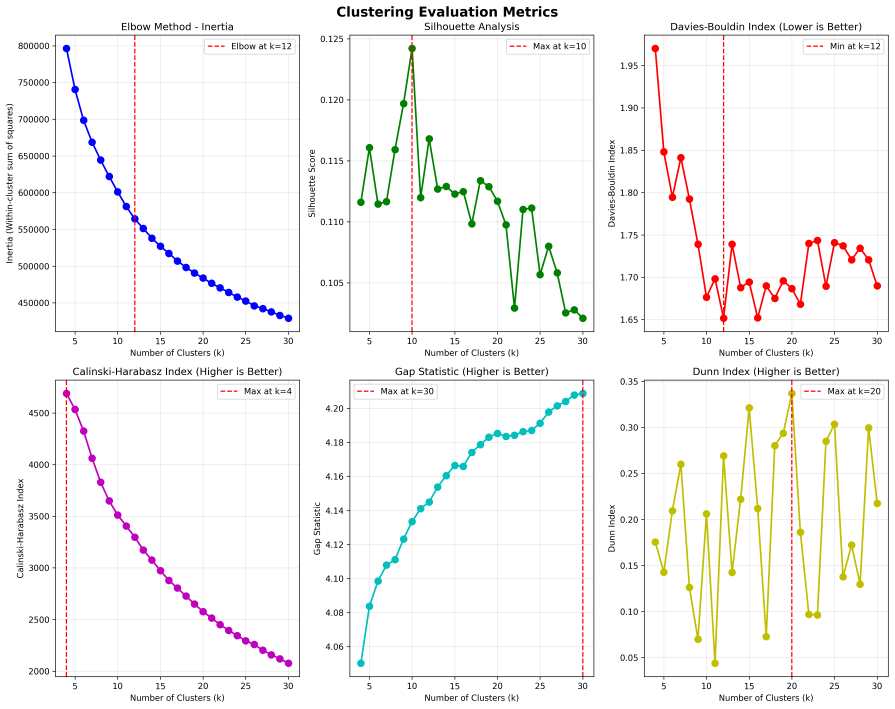
#> input picture shape_processing/complex_low/clustering_evaluation.png, 4471 x 3543 px (shown at 1/5 size); its folder holds only this picture in this run
$ python -i FloorplanCategorizer.py   (imports and definitions only)
#> lines starting #> are read from the running program, lines starting #| are printed output that depends on the picture; after the words box and inside, x2 and y2 are one past the last pixel; in counts of white or black regions, pixels touching at a corner belong together
import cv2
import numpy as np
from sklearn.cluster import KMeans
from sklearn.preprocessing import StandardScaler
from sklearn.decomposition import PCA
import matplotlib.pyplot as plt
from scipy.spatial.distance import pdist, squareform
from scipy.cluster.hierarchy import dendrogram, linkage
import pandas as pd
import os
import glob
from pathlib import Path
from sklearn.metrics import silhouette_score, davies_bouldin_score, calinski_harabasz_score
from sklearn.metrics import adjusted_rand_score, normalized_mutual_info_score
import seaborn as sns
from pathlib import Path

try:
    from kneed import KneeLocator
    KNEED_AVAILABLE = True
except ImportError:
    KNEED_AVAILABLE = False
    print("Note: 'kneed' package not available. Install with 'pip install kneed' for automatic elbow detection.")


class FloorplanCategorizer:
    def __init__(self):
        self.living_room_color = (0xEE, 0xE8, 0xAA)  # RGB values
        self.entrance_color = (255, 0, 0)  # Red for entrance

    def extract_features(self, image):
        """Extract comprehensive features from floorplan image"""
        # Convert to RGB if needed
        if len(image.shape) == 3:
            image_rgb = cv2.cvtColor(image, cv2.COLOR_BGR2RGB)
        else:
            image_rgb = image

        # 1. OVERALL SHAPE FEATURES
        shape_features = self._extract_shape_features(image_rgb)

        # 2. LIVING ROOM FEATURES
        living_features = self._extract_living_room_features(image_rgb)

        # 3. ENTRANCE FEATURES
        entrance_features = self._extract_entrance_features(image_rgb)

        return np.concatenate([shape_features, living_features, entrance_features])

    def _extract_shape_features(self, image):
        """Extract overall shape characteristics"""
        # Create binary mask for the overall floorplan
        gray = cv2.cvtColor(image, cv2.COLOR_RGB2GRAY)
        _, binary = cv2.threshold(gray, 240, 255, cv2.THRESH_BINARY_INV)

        # Find main contour
        contours, _ = cv2.findContours(binary, cv2.RETR_EXTERNAL, cv2.CHAIN_APPROX_SIMPLE)
        main_contour = max(contours, key=cv2.contourArea)

        # Calculate shape features
        area = cv2.contourArea(main_contour)
        perimeter = cv2.arcLength(main_contour, True)

        # Hu moments (7 invariant moments)
        moments = cv2.moments(main_contour)
        hu_moments = cv2.HuMoments(moments).flatten()

        # Bounding rectangle
        x, y, w, h = cv2.boundingRect(main_contour)
        aspect_ratio = w / h

        # Convexity and solidity
        hull = cv2.convexHull(main_contour)
        hull_area = cv2.contourArea(hull)
        convexity = area / hull_area if hull_area > 0 else 0

        # Rectangularity
        rect_area = w * h
        rectangularity = area / rect_area if rect_area > 0 else 0

        # Compactness
        compactness = (perimeter ** 2) / area if area > 0 else 0

        return np.array([
            area, perimeter, aspect_ratio, convexity,
            rectangularity, compactness, *hu_moments
        ])

    def _extract_living_room_features(self, image):
        """Extract living room specific features"""
        # Create mask for living room color
        living_mask = np.all(image == self.living_room_color, axis=-1)

        if not np.any(living_mask):
            return np.zeros(8)  # Return zeros if no living room found

        # Find living room contours
        contours, _ = cv2.findContours(living_mask.astype(np.uint8),
                                     cv2.RETR_EXTERNAL, cv2.CHAIN_APPROX_SIMPLE)

        if not contours:
            return np.zeros(8)

        # Get largest living room area (in case of multiple)
        living_contour = max(contours, key=cv2.contourArea)

        # Living room area and shape
        living_area = cv2.contourArea(living_contour)
        living_perimeter = cv2.arcLength(living_contour, True)

        # Total plan area
        gray = cv2.cvtColor(image, cv2.COLOR_RGB2GRAY)
        _, binary = cv2.threshold(gray, 240, 255, cv2.THRESH_BINARY_INV)
        total_area = np.sum(binary > 0)

        # Relative size
        area_ratio = living_area / total_area if total_area > 0 else 0

        # Living room centroid
        M = cv2.moments(living_contour)
        if M['m00'] != 0:
            living_cx = M['m10'] / M['m00']
            living_cy = M['m01'] / M['m00']
        else:
            living_cx = living_cy = 0

        # Overall plan centroid
        plan_contours, _ = cv2.findContours(binary, cv2.RETR_EXTERNAL, cv2.CHAIN_APPROX_SIMPLE)
        if plan_contours:
            plan_contour = max(plan_contours, key=cv2.contourArea)
            plan_M = cv2.moments(plan_contour)
            if plan_M['m00'] != 0:
                plan_cx = plan_M['m10'] / plan_M['m00']
                plan_cy = plan_M['m01'] / plan_M['m00']
            else:
                plan_cx = plan_cy = 128  # Default to center
        else:
            plan_cx = plan_cy = 128

        # Relative position (normalized)
        rel_pos_x = (living_cx - plan_cx) / 128
        rel_pos_y = (living_cy - plan_cy) / 128

        # Living room compactness
        living_compactness = (living_perimeter ** 2) / living_area if living_area > 0 else 0

        # Bounding box aspect ratio
        x, y, w, h = cv2.boundingRect(living_contour)
        living_aspect_ratio = w / h if h > 0 else 1

        return np.array([
            area_ratio, rel_pos_x, rel_pos_y, living_compactness,
            living_aspect_ratio, living_area, living_perimeter,
            living_cx / 256, living_cy / 256  # Normalized position
        ])

    def _extract_entrance_features(self, image):
        """Extract entrance location features"""
        # Find red pixels (entrance)
        entrance_mask = np.all(image == self.entrance_color, axis=-1)

        if not np.any(entrance_mask):
            return np.zeros(6)  # Return zeros if no entrance found

        # Find entrance centroid
        entrance_points = np.where(entrance_mask)
        entrance_cx = np.mean(entrance_points[1])
        entrance_cy = np.mean(entrance_points[0])

        # Normalize entrance position
        norm_entrance_x = entrance_cx / 256
        norm_entrance_y = entrance_cy / 256

        # Determine which wall/side (rough approximation)
        # 0: top, 1: right, 2: bottom, 3: left
        distances_to_edges = [
            entrance_cy,  # distance to top
            256 - entrance_cx,  # distance to right
            256 - entrance_cy,  # distance to bottom
            entrance_cx  # distance to left
        ]
        closest_wall = np.argmin(distances_to_edges)

        # Distance from corners
        corners = [(0, 0), (255, 0), (255, 255), (0, 255)]
        min_corner_dist = min([
            np.sqrt((entrance_cx - cx)**2 + (entrance_cy - cy)**2)
            for cx, cy in corners
        ]) / 256  # Normalize

        return np.array([
            norm_entrance_x, norm_entrance_y, closest_wall,
            min_corner_dist, entrance_cx, entrance_cy
        ])

    # [611 lines left out: functions process_directory_to_csv, _get_feature_column_names, load_features_from_csv, categorize_from_csv, categorize_floorplans, analyze_clusters and 7 more, not called in this run]

>>> import cv2
>>> picture = cv2.imread('clustering_evaluation.png')
#> picture is the input picture: shape (3543, 4471, 3); mean B, G, R 244.7, 245.7, 246.8
>>> result = FloorplanCategorizer().extract_features(picture)
#> in _extract_shape_features, `gray = cv2.cvtColor(image, cv2.COLOR_RGB2GRAY)`:
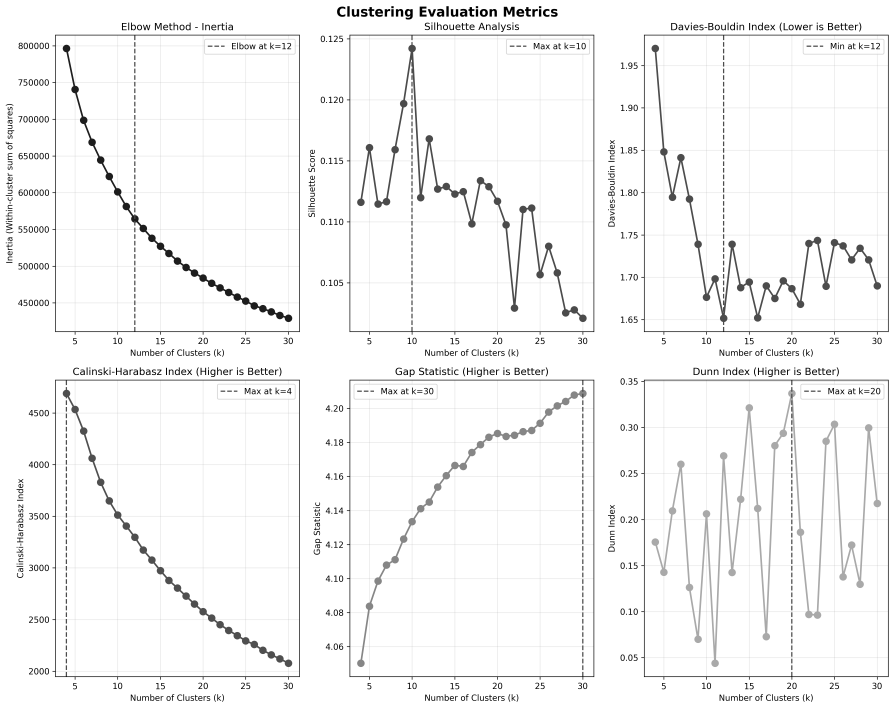
#> gray: shape (3543, 4471) (shown at 1/5 size); min 0, max 255, mean 245.9
#> in _extract_shape_features, `_, binary = cv2.threshold(gray, 240, 255, cv2.THRESH_BINARY_INV)`:
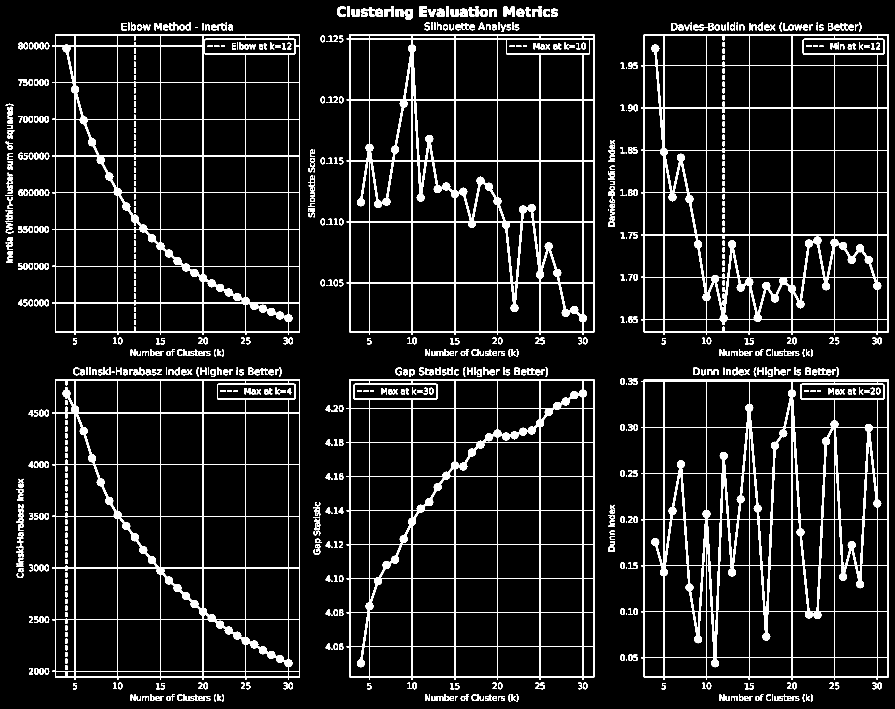
#> binary: shape (3543, 4471) (shown at 1/5 size); 7.1% white; 884 white regions
#> in _extract_shape_features, `contours, _ = cv2.findContours(binary, cv2.RETR_EXTERNAL, cv2.CHAIN_AP..`: contours = 700 contours, 37 with area under 20; largest, box (x1, y1, x2, y2) and area: (1734, 1898, 2972, 3399) 1820830, (262, 173, 1500, 1674) 1820830, (3206, 1898, 4444, 3399) 1820777, (3206, 173, 4444, 1674) 1820777, (262, 1898, 1500, 3399) 1820724
#> in _extract_shape_features, `main_contour = max(contours, key=cv2.contourArea)`: main_contour = contour of 88 points, box (x1, y1, x2, y2) (1734, 1898, 2972, 3399), area 1820830
#> in _extract_shape_features, `area = cv2.contourArea(main_contour)`: area = 1820830
#> in _extract_shape_features, `perimeter = cv2.arcLength(main_contour, True)`: perimeter = 5769.6
#> in _extract_shape_features, `moments = cv2.moments(main_contour)`: moments = moments, m00 1820830, centre m10/m00, m01/m00 = (2358.9, 2641.6)
#> in _extract_shape_features, `hu_moments = cv2.HuMoments(moments).flatten()`: hu_moments = [0.17, 0.00106, 6.12e-11, 4.98e-12, -2.45e-23, -1.12e-13, 8.33e-23]
#> in _extract_shape_features, `x, y, w, h = cv2.boundingRect(main_contour)`: x = 1734; y = 1898; w = 1238; h = 1501
#> in _extract_shape_features, `aspect_ratio = w / h`: aspect_ratio = 0.825
#> in _extract_shape_features, `hull = cv2.convexHull(main_contour)`: hull = [[2971, 1898], [2971, 3385], [2916, 3398], [1845, 3398], [1747, 3385], [1734, 3235], [1734, 2040], [1747, 1898]]
#> in _extract_shape_features, `hull_area = cv2.contourArea(hull)`: hull_area = 1852438.5
#> in _extract_shape_features, `convexity = area / hull_area if hull_area > 0 else 0`: convexity = 0.983
#> in _extract_shape_features, `rect_area = w * h`: rect_area = 1858238
#> in _extract_shape_features, `rectangularity = area / rect_area if rect_area > 0 else 0`: rectangularity = 0.98
#> in _extract_shape_features, `compactness = (perimeter ** 2) / area if area > 0 else 0`: compactness = 18.28
#> in extract_features, `shape_features = self._extract_shape_features(image_rgb)`: shape_features = [1820830, 5769.6, 0.825, 0.983, 0.98, 18.28, 0.17, 0.00106, 6.12e-11, 4.98e-12, -2.45e-23, -1.12e-13, 8.33e-23]
#> in _extract_living_room_features, `living_mask = np.all(image == self.living_room_color, axis=-1)`: living_mask: shape (3543, 4471) bool; every value is 0
#> in extract_features, `living_features = self._extract_living_room_features(image_rgb)`: living_features = [0, 0, 0, 0, 0, 0, 0, 0]
#> in _extract_entrance_features, `entrance_mask = np.all(image == self.entrance_color, axis=-1)`:
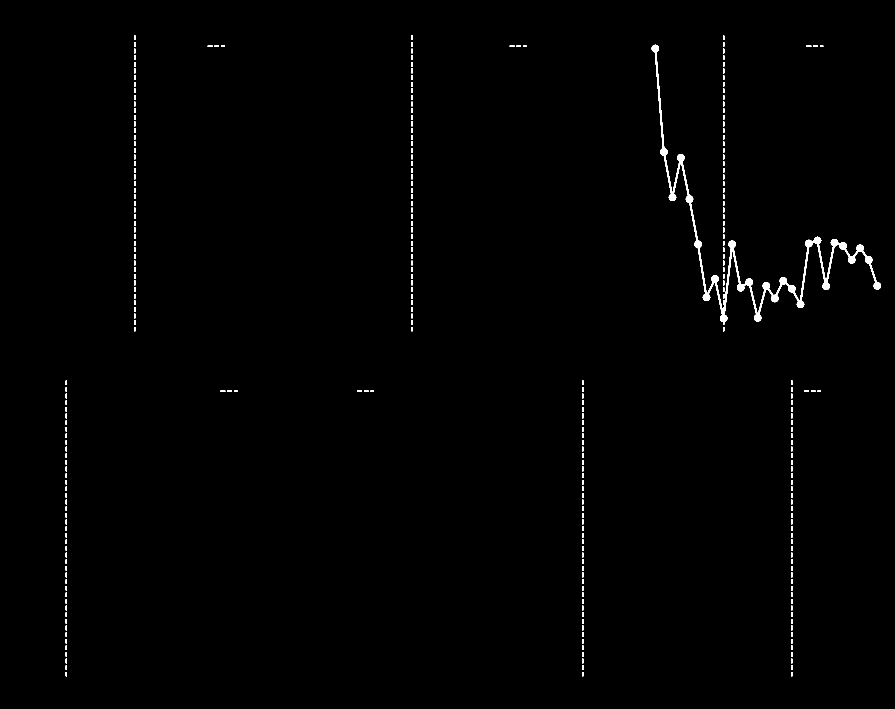
#> entrance_mask: shape (3543, 4471) bool (shown at 1/5 size); 0.58% white; 286 white regions, largest, box (x1, y1, x2, y2) and area: (3258, 224, 4405, 1624) 54108, (1039, 228, 1062, 234) 138, (2549, 228, 2572, 234) 138
#> in _extract_entrance_features, `entrance_points = np.where(entrance_mask)`: entrance_points = 91890 positions, rows 178 to 3380, columns 329 to 4404
#> in _extract_entrance_features, `entrance_cx = np.mean(entrance_points[1])`: entrance_cx = 3142.1
#> in _extract_entrance_features, `entrance_cy = np.mean(entrance_points[0])`: entrance_cy = 1433.8
#> in _extract_entrance_features, `norm_entrance_x = entrance_cx / 256`: norm_entrance_x = 12.27
#> in _extract_entrance_features, `norm_entrance_y = entrance_cy / 256`: norm_entrance_y = 5.6
#> in _extract_entrance_features, `distances_to_edges = [ entrance_cy,`: distances_to_edges = [1433.8, -2886.1, -1177.8, 3142.1]
#> in _extract_entrance_features, `closest_wall = np.argmin(distances_to_edges)`: closest_wall = 1
#> in _extract_entrance_features, `min_corner_dist = min([ np.sqrt((entrance_cx - cx)**2 + (entrance_cy -..`: min_corner_dist = 12.18
#> in extract_features, `entrance_features = self._extract_entrance_features(image_rgb)`: entrance_features = [12.27, 5.6, 1, 12.18, 3142.1, 1433.8]
#> result = 27 values, max 1820830 at index 0, min -1.12e-13 at index 11, mean 67823.3
